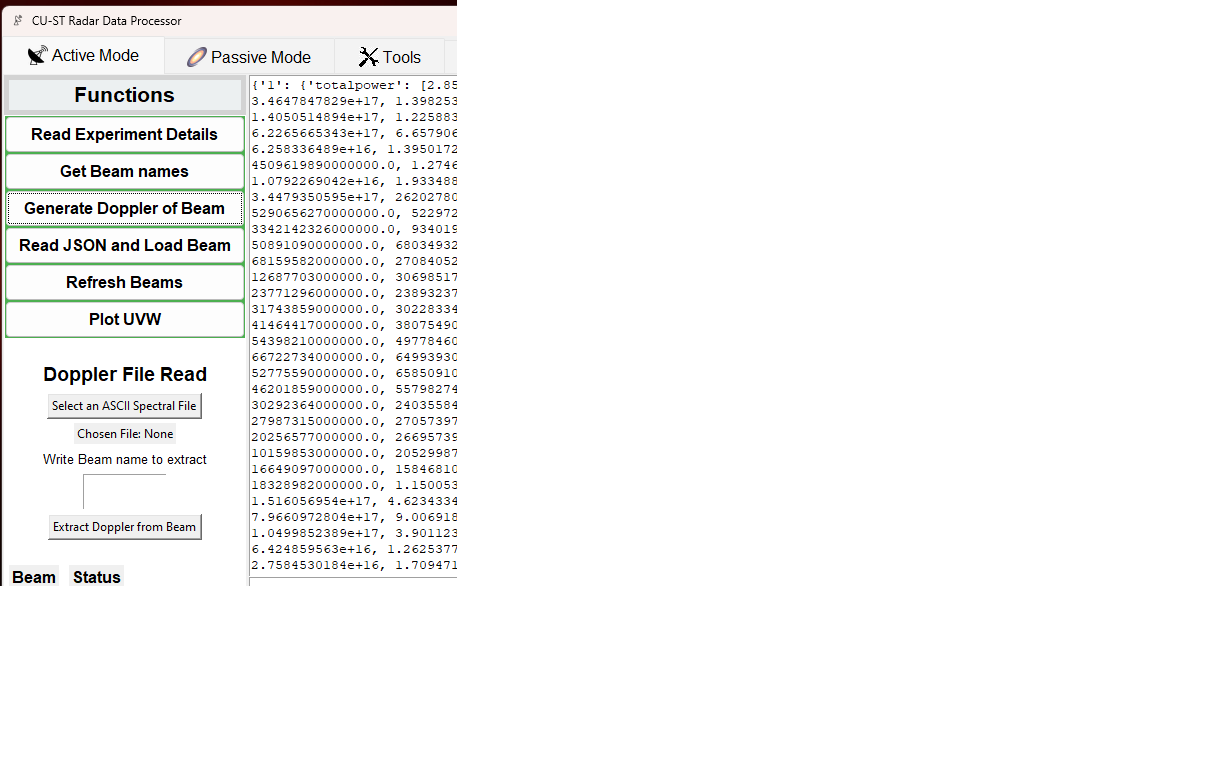

Generate this figure with Python:
import tkinter as tk
import json
from tkinter import ttk, filedialog
from tkinter import messagebox, simpledialog
import math
from prettytable import PrettyTable
from scipy import stats
import numpy as np
import math
import matplotlib.pyplot as plt
from scipy.signal import savgol_filter
from matplotlib.ticker import MaxNLocator
import matplotlib.ticker as ticker
from matplotlib.backends.backend_tkagg import FigureCanvasTkAgg
%matplotlib qt

import os
import sys
sys.path.append(os.getcwd())

global filename_getdopplerbeam
global dopplergen_frame
global beam_anddoppler_holder
beam_anddoppler_holder = {}
from PIL import Image, ImageTk, ImageSequence


# Function to resize the image
def resize_image(image_path, width, height):
    original_image = Image.open(image_path)
    resized_image = original_image.resize((width, height), Image.ANTIALIAS)
    return ImageTk.PhotoImage(resized_image)


def read_json_file(file_path):
    
    try:
        with open(file_path, 'r') as json_file:
            loaded_json_string = json_file.read()
            loaded_dict = json.loads(loaded_json_string)
            return loaded_dict
    except FileNotFoundError:
        display_error(f"Error: File not found at {file_path}")
        return None
    except json.JSONDecodeError:
        display_error(f"Error: Unable to decode JSON from file {file_path}")
        return None

def addfor_beamload(result_dict, beamname):
    if beamname in beam_anddoppler_holder:
        return
    else:
        beam_anddoppler_holder[beamname] = result_dict
        return 
    
    

def uvwgen_plotter(scan):

    
    # U V W Generator Codes
    phi = 10 * ((math.pi)/180) #radians
    theta1 = 10 * ((math.pi)/180) #radians
    theta2 = 0 * ((math.pi)/180) #radians
    lamda = 5.660377358 #metres

    for key, value in beam_anddoppler_holder.items():
        if key.upper() == 'Zenith_X'.upper():
            east = value
        elif key.upper() == 'East'.upper():
            west = value    
        elif key.upper() == 'West'.upper():
            zenith = value 
        elif key.upper() == 'North'.upper():  # Corrected condition
            north = value
        elif key.upper() == 'South'.upper():  # Corrected condition
            south = value 

    eastvel = []
    westvel = []
    northvel = []
    southvel = []
    zenithvel = []
    
   
    length = min(len(east[scan]['dopp_freq']), len(west[scan]['dopp_freq']), len(zenith[scan]['dopp_freq']), len(north[scan]['dopp_freq']), len(south[scan]['dopp_freq']))

    for i in range(0,length):
        eastvel.append(-(east[scan]['dopp_freq'][i] * lamda)/2)
        westvel.append(-(west[scan]['dopp_freq'][i] * lamda)/2)
        northvel.append(-(north[scan]['dopp_freq'][i] * lamda)/2)
        southvel.append(-(south[scan]['dopp_freq'][i] * lamda)/2)
        zenithvel.append(-(zenith[scan]['dopp_freq'][i] * lamda)/2)

    vwind = []
    uwind = []
    wwind = []
    speed = []
    direction = []

    for i in range(0,length):

        u = (eastvel[i] - westvel[i])/(2*math.sin(phi))
        v = (northvel[i] - southvel[i])/(2*math.sin(phi))
        w = zenithvel[i]
        d = math.atan(v/u)

        vwind.append(v)
        uwind.append(u)
        wwind.append(w)
        direction.append(d)    


    # PLOTTING CODES    

    x1 = [] #u wind
    x2 = [] #v wind
    x3 = [] #w wind
    y1 = [] #u height
    y2 = [] #v height
    y3 = [] #w height

    lower = -40
    upper = 20
    for i in range(0, len(uwind)):
        if uwind[i]<upper and uwind[i]>lower:
            x1.append(uwind[i])
            y1.append(east[scan]['height'][i])

    for i in range(0, len(vwind)):
        if vwind[i]<upper and vwind[i]>lower:
            x2.append(vwind[i])
            y2.append(east[scan]['height'][i])

    for i in range(0, len(wwind)):
        if wwind[i]<upper and vwind[i]>lower:
            x3.append(wwind[i])
            y3.append(east[scan]['height'][i])

    w = 14
    p = 2
    x1_smooth = savgol_filter(savgol_filter(x1, w, p),w,p)
    x2_smooth = savgol_filter(savgol_filter(x2, w, p),w,p)
    x3_smooth = savgol_filter(savgol_filter(x3, w, p),w,p)

    # Create a figure with two subplots side by side
    fig, (ax1, ax2, ax3) = plt.subplots(nrows=1, ncols=3, figsize=(12, 5))

    # axes1
    ax1.plot(x1_smooth, y1, label='u', linestyle='-', color='blue', linewidth=2)
    #ax1.plot(x1, y, label='raw u', linestyle='--', color='black', linewidth=0.5)
    ax1.set_xlabel('Wind Velocity (m/s)')
    ax1.set_ylabel('Height (km)')
    ax1.set_title('Zonal')
    ax1.yaxis.set_major_locator(ticker.MaxNLocator(nbins=9))
    ax1.grid(True, linestyle='--', alpha=0.6)
    ax1.legend()

    # axes2
    ax2.plot(x2_smooth, y2, label='v', linestyle='-', color='red', linewidth=2)
    #ax2.plot(x2, y, label='raw v', linestyle='--', color='black', linewidth=0.5)
    ax2.set_xlabel('Wind Velocity (m/s)')
    ax2.set_ylabel('Height (km)')
    ax2.set_title('Meridional')
    ax2.yaxis.set_major_locator(ticker.MaxNLocator(nbins=9))
    ax2.grid(True, linestyle='--', alpha=0.6)
    ax2.legend()

    # axes3
    ax3.plot(x3_smooth, y3, label='w', linestyle='-', color='green', linewidth=2)
    #ax3.plot(x2, y, label='raw v', linestyle='--', color='black', linewidth=0.5)
    ax3.set_xlabel('Wind Velocity (m/s)')
    ax3.set_ylabel('Height (km)')
    ax3.set_title('Vertical')
    ax3.yaxis.set_major_locator(ticker.MaxNLocator(nbins=9))
    ax3.grid(True, linestyle='--', alpha=0.6)
    ax3.legend()


    # Adjust the spacing between subplots
    plt.tight_layout()
    return fig






#functions called by tkinter appd
def get_beam_names(filename):
    file = open(filename, 'r')
    lines = file.readlines()
    file.close()

    beampos = []

    for line in lines:
        words = (line.strip()).split(' ')
        if 'Position' in words:
            if words[-1] not in beampos:
                beampos.append(words[-1])

    return beampos


def expinforeader(filename):
    file = open(filename, 'r')
    lines = file.readlines()
    file.close()

    count = 0
    datatransfer = False
    expinfo = {}

    for line in lines:
        count = count + 1

        words = (line.strip()).split(' ')
        if 'HEADER' in words:
            datatransfer = True

        if datatransfer:
            if 'Date' in words:
                expinfo['date'] = words[-1]
            elif 'Time' in words:
                expinfo['time'] = words[-1]
            elif 'bins:' in words:
                expinfo['bins'] = words[-1]
            elif 'FFT' in words:
                expinfo['fft'] = words[-1]
            elif 'coherent' and 'integs:' in words:
                expinfo['noofcoh'] = words[-1]
            elif 'incoh.integs'  in words:
                expinfo['noofincoh'] = words[-1]
            elif 'IPP' in words:
                expinfo['ipp'] = words[-1]
            elif 'Pulse' in words:
                expinfo['pulse'] = words[-1]
            elif 'Beams:' in words:
                expinfo['noofbeams'] = words[-1]    
            elif 'Reciever' in words:
                expinfo['receiver'] = words[-1]                
            elif 'Comments:' in words:
                datatransfer = False
                break
                
    return expinfo


def getdopplerfrombeam(readbeam, filename):

    
    file = open(filename, 'r') #input
    lines = file.readlines()
    file.close()
    #readbeam = 'West'
    
    scan = 0
    temp = []
    total_power = []
    mean_dopp_freq = []
    spec_width = []
    temp_fft = []
    height = []
    freqbins = []

    main_readings = {}
    readings = {}

    targetbeam = False
    firsttime = True
    readpower_out = False
    readpower_in = False
    allow = False
    beampos = get_beam_names(filename)
    
    #information for moment calculation
    ipp = int(expinforeader(filename)['ipp']) #must be in milliseconds !!!
    totalbins = int(expinforeader(filename)['fft'])

    for i in range(0,totalbins):
        freqbins.append((((i+1)-(totalbins/2))* 1000000 )/(ipp * totalbins*totalbins))
    
    #print(beamposdict)
    for line in lines:

        words = (line.strip()).split(' ')

        if 'HEADER' in words:
            readpower_out = False
            readpower_in = False


        #beam chooser
        elif 'Position' in words:
            if words[-1] in beampos and words[-1] == readbeam:
                targetbeam = True
                if mean_dopp_freq != []:
                    #print('transfer')
                    readings['totalpower'] = total_power
                    readings['dopp_freq'] = mean_dopp_freq
                    readings['width'] = spec_width


                    try:
                        readings['height'] = height
                        #print(scan, words[-1])
                    except:
                        None
                    #print(readings)
                    main_readings[int(scan)] = readings

                    readings = {}
                    mean_dopp_freq = []
                    spec_width = []
                    height = []

                readpower_in = True
            else:
                targetbeam = False

        #read scan cycle number for storing purposes
        elif 'cycle:' in words and targetbeam:            
            scan = words[-1]

        elif 'Height' in words and targetbeam:
            readpower_out = True
            height.append(words[-1])

        elif readpower_out:
            if readpower_in:
                if temp_fft != [] and words[0] == '' :
                    #print('compute')
                    if temp_fft[0] == '':
                        temp_fft = temp_fft[1:]
                    
                    #noise estimation and elimination
                    noisethreshold = estimatenoise(temp_fft, totalbins)
                    temp_fft = [x - noisethreshold for x in temp_fft]
                    
                    #zeroth moment
                    total_power.append(sum(temp_fft))
                    
                    #first moment calculation
                    freq_power_product = 0
                    for i in range(0,len(temp_fft)):
                        freq_power_product = freq_power_product + (freqbins[i] * temp_fft[i])                     
                    mean_dopp_freq.append(freq_power_product / sum(temp_fft))
                    
                    #second moment calculation
                    freqsquared_power_product = 0
                    for i in range(0,len(temp_fft)):
                        freqsquared_power_product = freqsquared_power_product + (((freqbins[i] - (freq_power_product / sum(temp_fft)))**2) * temp_fft[i])                     
                    spec_width.append(freqsquared_power_product / sum(temp_fft))
                              
                    temp_fft = []

                else:
                    #print(words[0])
                    try:
                        temp_fft.append(float(words[0]))
                    except:
                        temp_fft.append(words[0])

    #for transfering the last datas calculated as there is no HEADER word at last.                    
    readings['totalpower'] = total_power
    readings['dopp_freq'] = mean_dopp_freq
    readings['width'] = spec_width


    try:
        readings['height'] = height
        #print(scan, words[-1])
    except:
        None
    #print(readings)
    main_readings[int(scan)] = readings

    readings = {}
    mean_dopp_freq = []
    spec_width = []
    height = []


    return main_readings
    #------------------------------------------------------------------------------------



    
#local functions
def estimatenoise(a, fft):
    a.sort()
    pn = 0
    rn = []

    for n in range(1,fft+1):
        for i in range(0,n):
            pn = pn + (a[i] / (fft + i))

        qn = 0
        for i in range(0,fft):
            qn = qn + ((a[i] ** 2) / (n+1))
        qn = qn - (pn**2)

        if qn>0:
            rn.append((pn**2)/(qn*(n+1)))
        else:
            rn.append('None')

    for i in range(1,len(rn)+1):
        if rn[i-1] == 'None':
            continue
        else:
            if rn[i-1] > 1:
                return a[i-1]
    
    return a[0]









# ----------------------------------------------------------------------
def button_click(button_text):
    if button_text == "Beam names":
           
        filename = filedialog.askopenfilename(title="Select an ASCII Spectral File", filetypes=[("All Files", "*.*")])
        if filename:
            beams_names = get_beam_names(filename)
            result = f"Filename: {filename}\nNumber of Beams: {len(beams_names)}\nBeam names: {' '.join(beams_names)}\n"
            warning = "\nWarning: Please note that the beam names are as per read from the file and may not mean literally. Kindly consult with the technical team at CU-ST Radar for clarifications on actual beam angles for each beam position mentioned here"
            display_result(result)
            display_warning(warning)
    
        else:
            error = f"Error: No file selected"
            display_error(error)
            
    elif button_text == 'Read Experiment Details':

            
        filename = filedialog.askopenfilename(title="Select an ASCII Spectral File", filetypes=[("All Files", "*.*")])
        if filename:
            result = expinforeader(filename)
            table = PrettyTable(['Label', 'Value'])
            for key, value in result.items():
                table.add_row([key, value])
                
            display_result(str(table))
            
    
        else:
            error = f"Error: No file selected"
            display_error(error)
        
    elif button_text == 'Generate Doppler of Beam':
           
        beamdoppler()
    
    elif button_text == 'Read JSON and Load':
        if len(beam_anddoppler_holder) == 5:
            error = f"Error: Maximum of 5 loaded"
            display_error(error)            
        else:    
            filename = filedialog.askopenfilename(title="Select a JSON File", filetypes=[("JSON", "*.json*")])
            if filename:
                loaded_dict = read_json_file(filename)
                display_result(loaded_dict)
                initial_value = os.path.splitext(os.path.basename(filename))[0]
                beamname = simpledialog.askstring(".", f"Enter Beam Name:", initialvalue=os.path.basename(initial_value))
                addfor_beamload(loaded_dict, beamname)

            else:
                error = f"Error: No file selected"
                display_error(error)
            
    elif button_text == 'Beam Loader':
        # Check if the frame already contains widgets
        if beamloader_frame.winfo_children():
            for widget in beamloader_frame.winfo_children():
                widget.destroy()    


        
        # Add Labels and Text widgets dynamically to uvwgen_frame
        column_headings = ['Beam', 'Status']
        for col, heading_text in enumerate(column_headings):
            heading_label = tk.Label(beamloader_frame, text=heading_text, font=("Helvetica", 12, "bold"))
            heading_label.grid(row=0, column=col, padx=5, pady=5, sticky='w')
    
        for row, (label_text, _) in enumerate(beam_anddoppler_holder.items(), start=1):
            label = tk.Label(beamloader_frame, text=f"{label_text}:")
            label.grid(row=row, column=0, padx=5, pady=5, sticky='w')

            value_textbox = tk.Text(beamloader_frame, wrap=tk.WORD, height=1, width=30, state=tk.NORMAL)
            value_textbox.insert(tk.END, "Loaded")  # Insert the corresponding value
            value_textbox.config(state=tk.DISABLED)
            value_textbox.grid(row=row, column=1, padx=5, pady=5, sticky='w')

        # If there are less than 5 items, add empty Text widgets for the remaining rows
        for row in range(len(beam_anddoppler_holder) + 1, 6):
            label = tk.Label(beamloader_frame, text=f"Beam {row}:")
            label.grid(row=row, column=0, padx=5, pady=5, sticky='w')

            value_textbox = tk.Text(beamloader_frame, wrap=tk.WORD, height=1, width=30, state=tk.NORMAL)
            value_textbox.insert(tk.END, "Not loaded")  # Insert an empty string
            value_textbox.config(state=tk.DISABLED)
            value_textbox.grid(row=row, column=1, padx=5, pady=5, sticky='w')        
    
    elif button_text == 'Plot UVW':
        
        if len(beam_anddoppler_holder) == 5:
            options = len(beam_anddoppler_holder[next(iter(beam_anddoppler_holder))])
            scancycle = simpledialog.askstring(".", f"Enter Scan cycle (1 to {options}) to plot:")
            fig = uvwgen_plotter(scancycle)
            
            # Create a FigureCanvasTkAgg, which can embed Matplotlib figures in Tkinter
            canvas = FigureCanvasTkAgg(fig, master=root)
            canvas_widget = canvas.get_tk_widget()
            canvas_widget.pack(side=tk.TOP, fill=tk.BOTH, expand=1)

            # Create a button to close the window
            close_button = ttk.Button(root, text="Close", command=root.destroy)
            close_button.pack(side=tk.BOTTOM)


        else:
            error = f"Error: Load 5 beams to use this function"
            display_error(error)
    else:
        error = f"Error: Not yet available! Work in progress. Thank you for your patience"
        display_error(error)
        
        
# Function to handle button clicks in the result pane for Button 3
def beamdoppler():
    global filename_getdopplerbeam
    filename_getdopplerbeam = None  
    # Ask the user a question    
    if len(beam_anddoppler_holder) == 5:
        loadbeam = False
    else:
        answer = messagebox.askquestion("Question", "Do you want to load JSON file for UVW Gen after the processing?")
        if answer == "yes":
            display_warning('Status: The doppler beam will be loaded')
            loadbeam = True
        else:
            display_warning('Status: The doppler beam will not be loaded')
            loadbeam = False
    
    # Check if the frame already contains widgets
    if dopplergen_bottom_leftframe.winfo_children():
        for widget in dopplergen_bottom_leftframe.winfo_children():
            widget.destroy()
        
    
    # If the frame is empty, create new widgets    
    # Function to handle file selection
    def choose_file():
        global filename_getdopplerbeam
        filename_getdopplerbeam = filedialog.askopenfilename(title="Select an ASCII Spectral File", filetypes=[("All Files", "*.*")])
        
        if filename_getdopplerbeam:
            file_label.config(text=f"Chosen File: {filename_getdopplerbeam}")
        else:
            error = f"Error: No file selected"
            display_error(error)
            filename_getdopplerbeam = None
        
    # Function to handle processing of entered text and filename
    def process_data():
        
        if filename_getdopplerbeam != None:
            beamname = text_input.get("1.0", "end-1c")  # Get the text from the text input widget
            result_dict = getdopplerfrombeam(beamname, filename_getdopplerbeam)
            
            if loadbeam == True: 
                addfor_beamload(result_dict, beamname)

            # Ask the user for the save location
            save_directory = filedialog.askdirectory()

            # Check if the user canceled the operation
            if not save_directory:
                return

            # Construct the full path for the JSON file
            json_file_path = tk.filedialog.asksaveasfilename(
                defaultextension=".json", filetypes=[("JSON files", "*.json")],
                initialdir=save_directory, initialfile="output.json"
            )

            # Construct the full path for the text file
            #text_file_path = tk.filedialog.asksaveasfilename(
            #    defaultextension=".txt", filetypes=[("Text files", "*.txt")],
            #    initialdir=save_directory, initialfile="output.txt"
           # )

            # Check if the user canceled the operation
            if not json_file_path : #or not text_file_path
                return

            # Save the dictionary to a JSON file


            # Save the dictionary to the chosen JSON file
            with open(json_file_path, 'w') as json_file:
                json.dump(result_dict, json_file)
            display_warning(f"Status: Dictionary saved to JSON file: {json_file_path}")
            # Save the dictionary to the chosen text file
            #with open(text_file_path, 'w') as text_file:
            #    text_file.write(str(result_dict))

            # Optionally, provide feedback to the user
            #print(f"Dictionary saved to JSON file: {json_file_path}")
            #print(f"Dictionary saved to text file: {text_file_path}")
    # Add a heading to the bottom left pane
    dopplergen_heading = tk.Label(dopplergen_bottom_leftframe, text="Doppler File Read", font=("Helvetica", 14, "bold"), bg="white")
    dopplergen_heading.pack(side=tk.TOP, padx=5, pady=(3, 3))
    
    # Create a "Choose a File" button
    choose_file_button = tk.Button(dopplergen_bottom_leftframe, text="Select an ASCII Spectral File", command=choose_file)
    choose_file_button.pack(pady=2)
    
    #print(filename_getdopplerbeam)

    # Create a label to display the chosen file
    file_label = tk.Label(dopplergen_bottom_leftframe, text="Chosen File: None")
    file_label.pack(pady=2)
    

    # Create a text input widget
    text_heading = tk.Label(dopplergen_bottom_leftframe, text="Write Beam name to extract", font=("Helvetica", 10), bg="white")
    text_heading.pack(pady=2)
    text_input = tk.Text(dopplergen_bottom_leftframe, wrap=tk.WORD, height=2, width=10)
    text_input.pack(pady=2)

    # Create a button to process the entered text and filename
    process_button = tk.Button(dopplergen_bottom_leftframe, text="Extract Doppler from Beam", command=process_data)
    process_button.pack(pady=2)
    
def clear_warning_text():
    bottom_pane_text.config(state=tk.NORMAL)  # Allow modifications
    bottom_pane_text.delete(1.0, tk.END)  # Clear existing text
    bottom_pane_text.config(state=tk.DISABLED)  # Disable further modifications


# Function to display result in the top pane using Text widget
def display_result(result):
    top_pane_text.config(state=tk.NORMAL)  # Allow modifications
    top_pane_text.delete(1.0, tk.END)  # Clear existing text
    top_pane_text.insert(tk.END, result)
    top_pane_text.config(state=tk.DISABLED)  # Disable further modifications

# Function to display warning in the bottom pane using Text widget
def display_warning(warning):
    bottom_pane_text.config(state=tk.NORMAL)  # Allow modifications and set text color to orange
    bottom_pane_text.insert(tk.END, "\n" + warning)
    #bottom_pane_text.insert(tk.END, "\n" + warning, ("darkorange",))  # Insert text at the end with a newline
    #bottom_pane_text.tag_configure("darkorange", foreground="FF8C00")  # Configure a tag for the orange color
    bottom_pane_text.config(state=tk.DISABLED)  # Disable further modifications

def display_error(error):
    bottom_pane_text.config(state=tk.NORMAL)  # Allow modifications
    bottom_pane_text.insert(tk.END, "\n" + error, ("red",))
    bottom_pane_text.tag_configure("red", foreground="red")  # Configure a tag for the orange color
    bottom_pane_text.config(state=tk.DISABLED)  # Disable further modifications






    
#-----------------------------------------------------------------------------------------



# Create the main window with a specified size
root = tk.Tk()






root.title("CU-ST Radar Data Processor")
root.geometry("1200x800")  # Set the initial size to 1200x800 pixels
root.iconbitmap("app_icon.ico")

# Create a style to configure the tabs
style = ttk.Style()
style.configure("TNotebook.Tab", padding=[20, 5], font=("Helvetica", 12), borderwidth=3)  # Set the font size for the tabs

# Create a notebook (tabs container)
notebook = ttk.Notebook(root, width=1200, height=800)  # Adjust the size of the notebook

#------------------------------------------------------------
# Create Tab 1
tab1 = ttk.Frame(notebook)
tab1_icon = resize_image("active.png", 20, 20)
notebook.add(tab1, text="Active Mode", image=tab1_icon, compound=tk.LEFT)

# Create PanedWindow for left and right panes
paned_window = tk.PanedWindow(tab1, orient=tk.HORIZONTAL)
paned_window.pack(expand=True, fill="both")

# Create Left Pane with a light grey color
left_pane = tk.Frame(paned_window, bg="lightgrey", width=250)  # Increased width to 250
paned_window.add(left_pane)



# Create top pane in the left pane
top_leftpane = tk.PanedWindow(left_pane, orient=tk.VERTICAL, bg="white")

# Create a label for the heading
functions_heading = tk.Label(left_pane, text="Functions", font=("Helvetica", 16, "bold"), bg="#ecf0f1")
functions_heading.pack(fill="x", padx=5, pady=(5, 5))

# Create individual buttons in the left pane
style = ttk.Style()
style.configure("TButton", padding=(10, 5, 10, 5), font='Helvetica 12 bold', background='#4CAF50', foreground='black')

read_experiment_details = ttk.Button(top_leftpane, text="Read Experiment Details", command=lambda: button_click("Read Experiment Details"))
read_experiment_details.pack(fill="x", padx=0, pady=0)

button_beam_names = ttk.Button(top_leftpane, text="Get Beam names", command=lambda: button_click("Beam names"))
button_beam_names.pack(fill="x", padx=0, pady=0)

beamdopplergen = ttk.Button(top_leftpane, text="Generate Doppler of Beam", command=lambda: button_click("Generate Doppler of Beam"))
beamdopplergen.pack(fill="x", padx=0, pady=0)

read_json_load = ttk.Button(top_leftpane, text="Read JSON and Load Beam", command=lambda: button_click("Read JSON and Load"))
read_json_load.pack(fill="x", padx=0, pady=0)

beamloader = ttk.Button(top_leftpane, text="Refresh Beams", command=lambda: button_click("Beam Loader"))
beamloader.pack(fill="x", padx=0, pady=0)

plotuvw = ttk.Button(top_leftpane, text="Plot UVW", command=lambda: button_click("Plot UVW"))
plotuvw.pack(fill="x", padx=0, pady=0)

# Pack top_leftpane in the left_pane
top_leftpane.pack(fill="both", expand=True)

# Create bottom pane in the left pane for dopplergen_frame
dopplergen_bottom_leftframe = tk.Frame(left_pane, bg="white")
# Pack dopplergen_bottom_leftframe in the left_pane
dopplergen_bottom_leftframe.pack(fill="both", expand=True)

# Create bottom pane in the left pane for dopplergen_frame
beamloader_frame = tk.Frame(left_pane, bg="white")
# Pack dopplergen_bottom_leftframe in the left_pane
beamloader_frame.pack(fill="both", expand=True)


# Create Right Pane with a PanedWindow to divide into top and bottom panes
right_pane = tk.Frame(paned_window, bg="white")
paned_window.add(right_pane)


# Top Pane in the Right Pane
top_pane = tk.Frame(right_pane)
top_pane_text = tk.Text(top_pane, wrap=tk.WORD, state=tk.DISABLED)
top_pane_text.pack(fill="both", expand=True)
top_pane.pack(fill="both", expand=True)

# Thin Bottom Pane in the Right Pane
bottom_pane = tk.Frame(right_pane)
bottom_pane_text = tk.Text(bottom_pane, wrap=tk.WORD, state=tk.DISABLED, height = 0.1)  # Set the height to make it thinner
bottom_pane_text.pack(fill="both", expand=True)
bottom_pane.pack(fill="both", expand=True)

# Add a heading to the bottom pane
warning_heading = tk.Label(bottom_pane, text="Warnings/Errors", font=("Helvetica", 10, "bold"))
warning_heading.pack(side=tk.TOP, padx=5)

# Clear Text button in the warning pane
clear_warning_button = tk.Button(bottom_pane, text="Clear Text", command=clear_warning_text)
clear_warning_button.pack(side=tk.BOTTOM, pady=5)
#------------------------------------------------------------

#------------------------------------------------------------
# Create Tab 2
tab2 = ttk.Frame(notebook)
tab2_icon = resize_image("passive.png", 20, 20)
notebook.add(tab2, text="Passive Mode", image=tab2_icon, compound=tk.LEFT)

# Create content for Tab 2
label2 = tk.Label(tab2, text="Content for Passive Mode")
label2.pack(padx=20, pady=20)
#------------------------------------------------------------


#------------------------------------------------------------
# Create Tab 3
tab3 = ttk.Frame(notebook)
tab3_icon = resize_image("tools.png", 20, 20)
notebook.add(tab3, text="Tools", image=tab3_icon, compound=tk.LEFT)

# Create content for Tab 2
label3 = tk.Label(tab3, text="Content for Tools Mode")
label3.pack(padx=20, pady=20)

#azimuth off zenith calculator
#

#------------------------------------------------------------

#------------------------------------------------------------
# Create Tab 4
tab4 = ttk.Frame(notebook)
notebook.add(tab4, text="Credits", compound=tk.LEFT)

# Create content for Tab 2
label4 = tk.Label(tab4, text="Created and Maintained by: Arjun Ghosh \n Contact: arjunghosh@ieee.org \n\n\n Last Update: 10:30 AM IST, 26 Nov 2023")
label4.pack(padx=100, pady=20)
#------------------------------------------------------------
# Pack the notebook to make it visible
notebook.pack(expand=True, fill="both")

# Start the application
root.mainloop()
